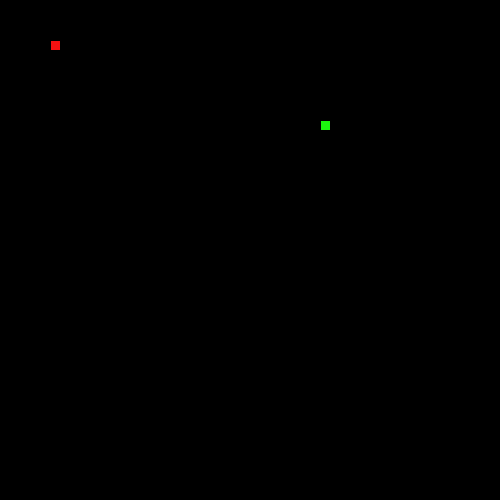
Frame 1 (no input)
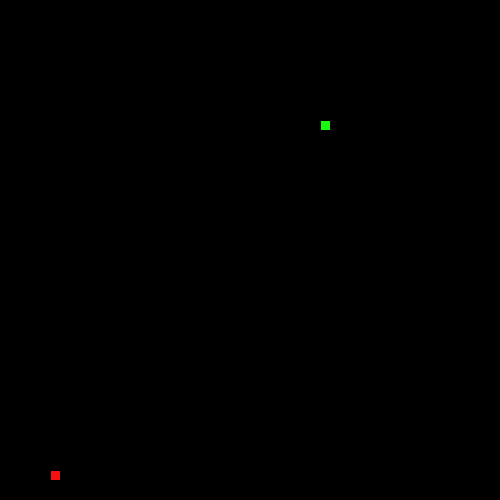
Frame 60 (the mouse pressed at the canvas centre just before this capture)
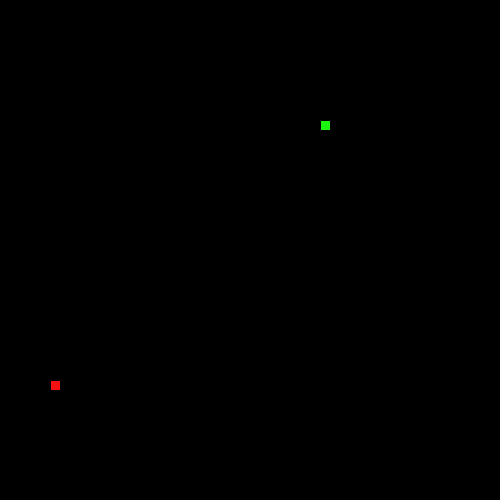
Frame 120 (the mouse held since frame 60 and released just before this capture)

The Processing sketch that drew these frames (run headless with seeded random() and noise(); from frame 60 on, the mouse is pressed at the canvas centre):

// Processing sketch: LeagueSnake
// ── LeagueSnake.pde
//*
// ***** SEGMENT CLASS *****
// This class will be used to represent each part of the moving snake.
//*

class Segment {

  //Add x and y member variables. They will hold the corner location of each segment of the snake.
  int x;
  int y;

  // Add a constructor with parameters to initialize each variable.
  Segment(int x, int y){
    this.x = x;
    this.y = y;
  }
  
}


//*
// ***** GAME VARIABLES *****
// All the game variables that will be shared by the game methods are here
//*

Segment head;
int foodX;
int foodY;
int direction = UP;
int foodEaten = 0;
ArrayList<Segment> tail = new ArrayList<Segment>();

//*
// ***** SETUP METHODS *****
// These methods are called at the start of the game.
//*

void setup() {
  size(500, 500);
  head = new Segment(50, 50);
  frameRate(20);
  dropFood();
}

void dropFood() {
  //Set the food in a new random location
  foodX = ((int)random(50)*10);
  foodY = ((int)random(50)*10);
}



//*
// ***** DRAW METHODS *****
// These methods are used to draw the snake and its food 
//*

void draw() {
  background(0, 0, 0);
  drawFood();
  move();
  drawSnake();
  checkBoundaries();
  eat();
}

void drawFood() {
  //Draw the food
  fill(28, 247, 15);
  rect(foodX, foodY, 10, 10);
}

void drawSnake() {
  //Draw the head of the snake followed by its tail
  fill(245, 17, 17);
  rect(head.x, head.y, 10, 10);
  manageTail();
}


//*
// ***** TAIL MANAGEMENT METHODS *****
// These methods make sure the tail is the correct length.
//*

void drawTail() {
  //Draw each segment of the tail
  for(int i = 0; i < foodEaten; i++){
    rect(tail.get(i).x, tail.get(i).y, 10, 10);
  }
}

void manageTail() {
  //After drawing the tail, add a new segment at the "start" of the tail and remove the one at the "end" 
  //This produces the illusion of the snake tail moving.
  checkTailCollision();
  drawTail();
  Segment a = new Segment(head.x, head.y);
  tail.add(a);
  tail.remove(0);
}

void checkTailCollision() {
  //If the snake crosses its own tail, shrink the tail back to one segment
  for(int j = 0; j < foodEaten; j++){
     if(head.x == tail.get(j).x && head.y == tail.get(j).y){
        foodEaten = 0;
        tail.clear();
        Segment a = new Segment(head.x, head.y);
        tail.add(a);
     }
  }
}



//*
// ***** CONTROL METHODS *****
// These methods are used to change what is happening to the snake
//*

void keyPressed() {
  //Set the direction of the snake according to the arrow keys pressed
  if(key == CODED){
    if(direction != DOWN && keyCode == UP){
      direction = UP;
    }
    else if(direction != UP && keyCode == DOWN){
      direction = DOWN;
    }
    else if(direction != LEFT && keyCode == RIGHT){
      direction = RIGHT;
    }
    else if(direction != RIGHT && keyCode == LEFT){
      direction = LEFT;
    }
  }
}

void move() {
  //Change the location of the Snake head based on the direction it is moving.
  
  
  switch(direction) {
   case UP:
   // move head up here 
   head.y = head.y - 10;
   break;
   case DOWN:
   // move head down here 
   head.y = head.y + 10;
   break;
   case LEFT:
   // figure it out
   head.x = head.x - 10;
   break;
   case RIGHT:
   // mystery code goes here 
   head.x = head.x + 10;
   break;
   }
   
}

void checkBoundaries() {
  //If the snake leaves the frame, make it reappear on the other side
  if(head.y < 0){
    head.y = 500;
  }
  if(head.y > 500){
    head.y = 0;
  }
  if(head.x < 0){
    head.x = 500;
  }
  if(head.x > 500){
    head.x = 0;
  }
}



void eat() {
  //When the snake eats the food, its tail should grow and more food appear
  if(head.x == foodX && head.y == foodY){
    foodEaten = foodEaten + 1;
    foodX = ((int)random(50)*10);
    foodY = ((int)random(50)*10);
    Segment a = new Segment(head.x, head.y);
    tail.add(a);
  }
}
